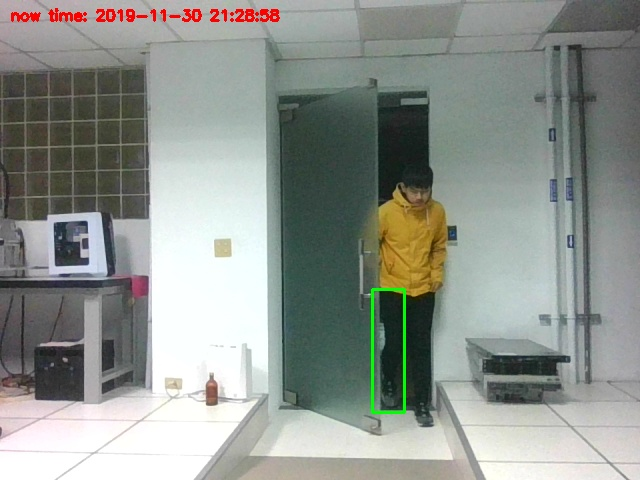
#> input picture img/2019-11-30 21:28:58.jpg, 640 x 480 px, given in place of the camera
$ python test.py
#> lines starting #> are read from the running program, lines starting #| are printed output that depends on the picture
import cv2
import time

save_path = '/home/kevin/kgrowth/opencv_K/img/'

camera = cv2.VideoCapture(1)

if (camera.isOpened()):
    print('OK!')
else:
    print('Error!')


fps = 5
pre_frame = None

while(1):
    start = time.time()
    ret, frame = camera.read()
#> frame is the input picture: shape (480, 640, 3); mean B, G, R 142.2, 148.2, 143.1
    gray_lwpCV = cv2.cvtColor(frame, cv2.COLOR_BGR2GRAY)
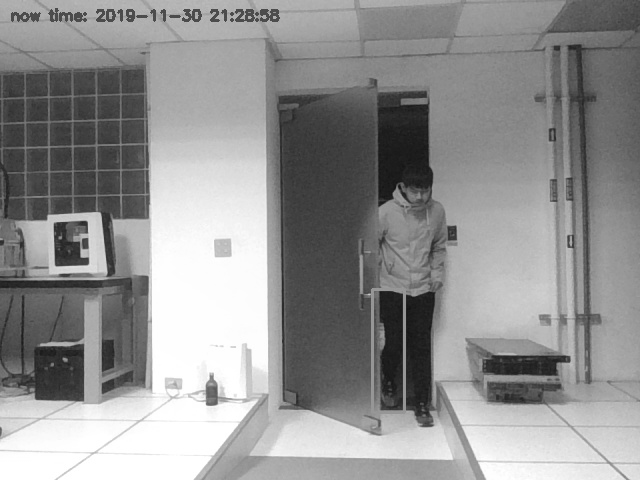
#> gray_lwpCV: shape (480, 640); min 19, max 255, mean 146

    if not ret:
        break
    end = time.time()

    seconds = end - start
    if seconds < 1.0 / fps:
        time.sleep(1.0 / fps - seconds)
    gray_lwpCV = cv2.resize(gray_lwpCV, (500, 500))
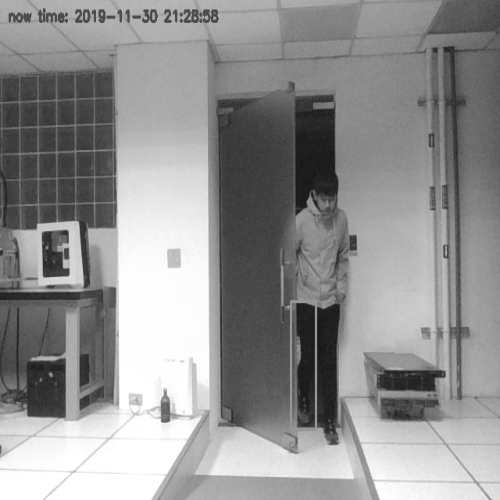
#> gray_lwpCV: shape (500, 500); min 21, max 255, mean 145.9

    gray_lwpCV = cv2.GaussianBlur(gray_lwpCV, (21, 21), 0)
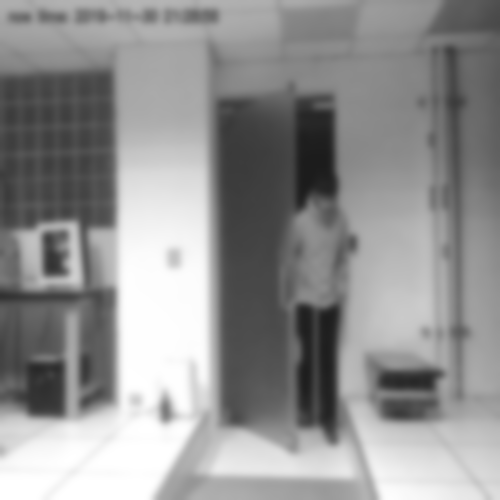
#> gray_lwpCV: shape (500, 500); min 27, max 255, mean 145.9

    if pre_frame is None:
        pre_frame = gray_lwpCV
    else:

        img_delta = cv2.absdiff(pre_frame, gray_lwpCV)

        thresh = cv2.threshold(img_delta, 25, 255, cv2.THRESH_BINARY)[1]

        thresh = cv2.dilate(thresh, None, iterations=2)

        contours, hierarchy = cv2.findContours(thresh.copy(), cv2.RETR_EXTERNAL, cv2.CHAIN_APPROX_SIMPLE)
        for c in contours:

            if cv2.contourArea(c) < 1000:
                continue
            else:

                (x, y, w, h) = cv2.boundingRect(c)
                cv2.rectangle(frame, (x, y), (x + w, y + h), (0, 255, 0), 2)
                cv2.putText(frame, "now time: {}".format(str(time.strftime('%Y-%m-%d %H:%M:%S',time.localtime(time.time()))) ), (10, 20),
                            cv2.FONT_HERSHEY_SIMPLEX, 0.5, (0, 0, 255), 2)
                print("#####偵測有異物#####")
                cv2.imwrite(save_path + str(time.strftime('%Y-%m-%d %H:%M:%S',time.localtime(time.time()))) + '.jpg', frame)
                print(save_path + str(time.strftime('%Y-%m-%d %H:%M:%S',time.localtime(time.time()))) + '.jpg')
                break
        pre_frame = gray_lwpCV

        cv2.imshow("capture", frame)

        cv2.imshow("Frame Delta", img_delta)

    if cv2.waitKey(1) & 0xFF == ord('q'):
#> (key q is pressed here)
        break

camera.release()
cv2.destroyAllWindows()

$ run again, on img/2019-11-30 21:29:00.jpg
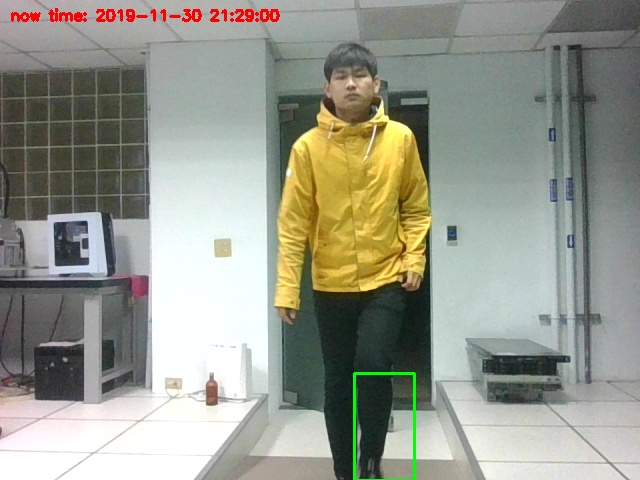
#> input picture img/2019-11-30 21:29:00.jpg, 640 x 480 px, given in place of the camera
#> frame is the input picture: shape (480, 640, 3); mean B, G, R 140.7, 152.7, 150.7
#> `gray_lwpCV = cv2.resize(gray_lwpCV, (500, 500))`:
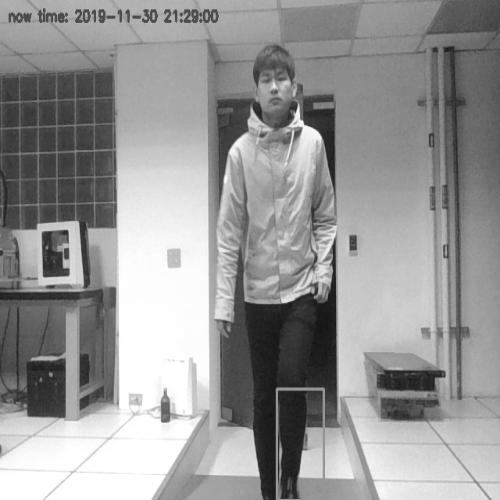
#> gray_lwpCV: shape (500, 500); min 18, max 255, mean 150.6
#> `gray_lwpCV = cv2.GaussianBlur(gray_lwpCV, (21, 21), 0)`:
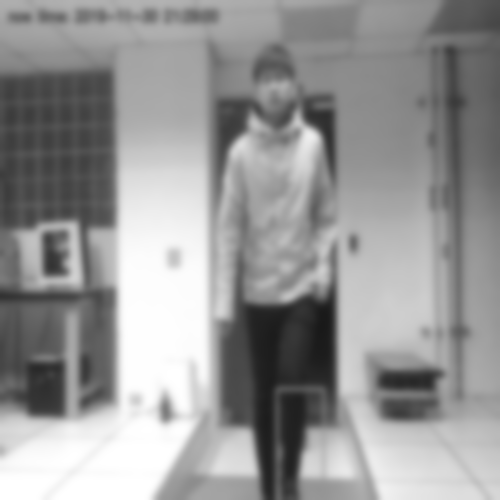
#> gray_lwpCV: shape (500, 500); min 25, max 255, mean 150.6

$ run again, on img/2019-11-30 21:29:01.jpg
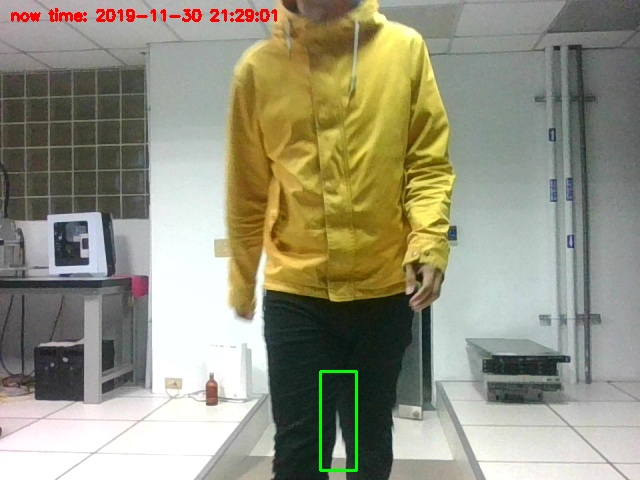
#> input picture img/2019-11-30 21:29:01.jpg, 640 x 480 px, given in place of the camera
#> frame is the input picture: shape (480, 640, 3); mean B, G, R 126.9, 147, 148.7
#> `gray_lwpCV = cv2.resize(gray_lwpCV, (500, 500))`:
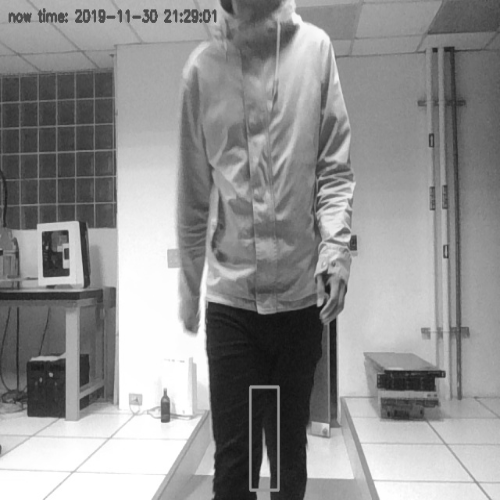
#> gray_lwpCV: shape (500, 500); min 16, max 255, mean 145.1
#> `gray_lwpCV = cv2.GaussianBlur(gray_lwpCV, (21, 21), 0)`:
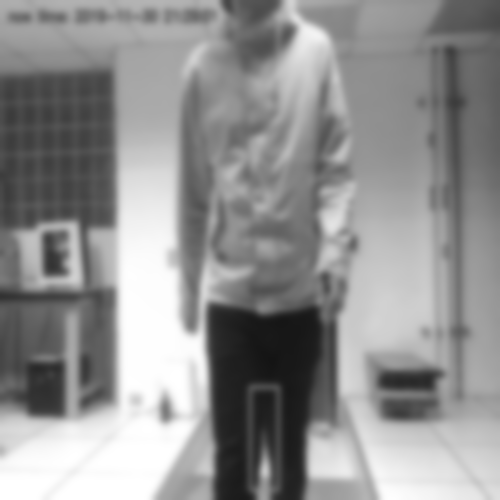
#> gray_lwpCV: shape (500, 500); min 20, max 255, mean 145.1
